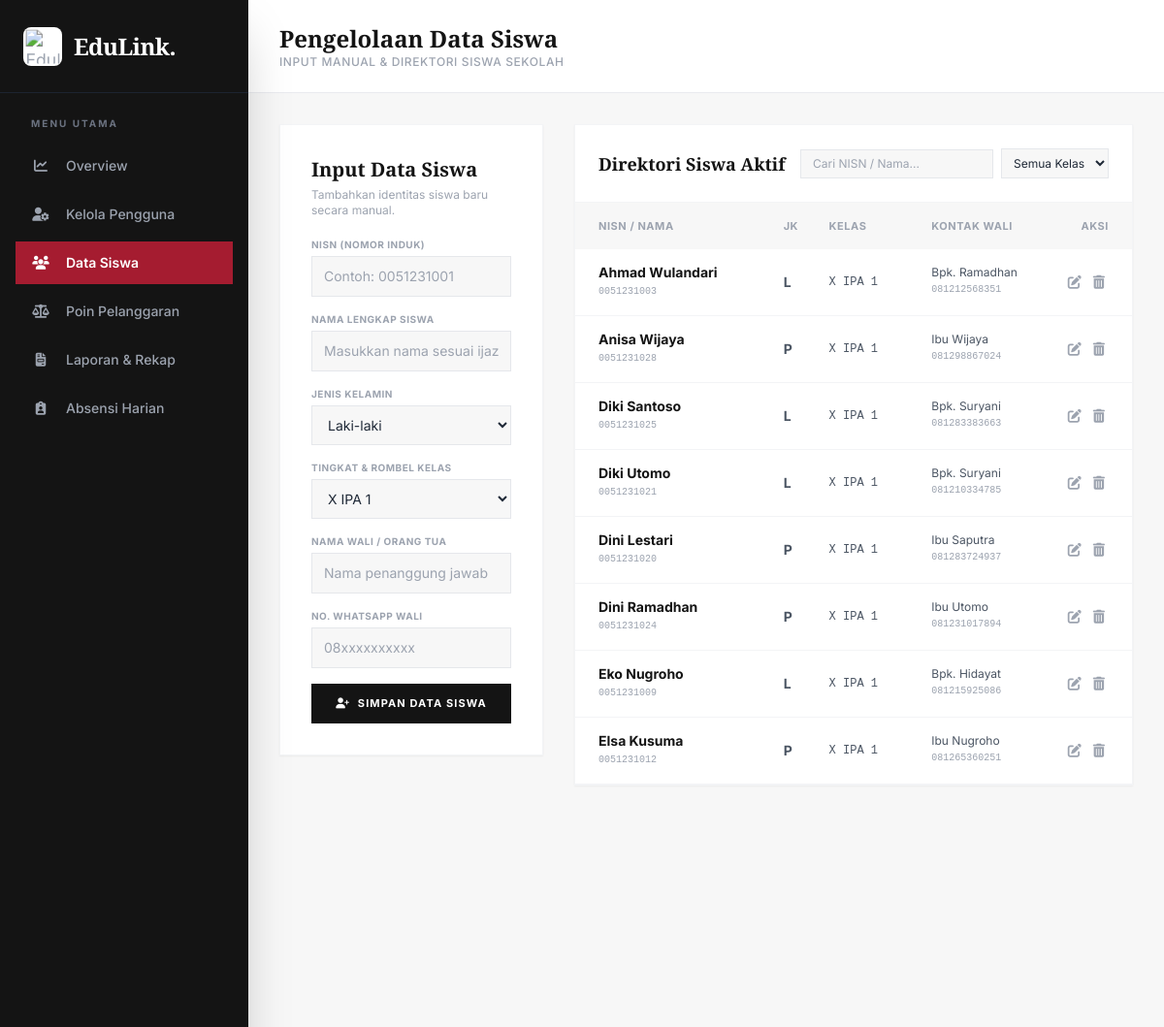
The page /siswa (signed in, upper part) on the database as committed earlier.
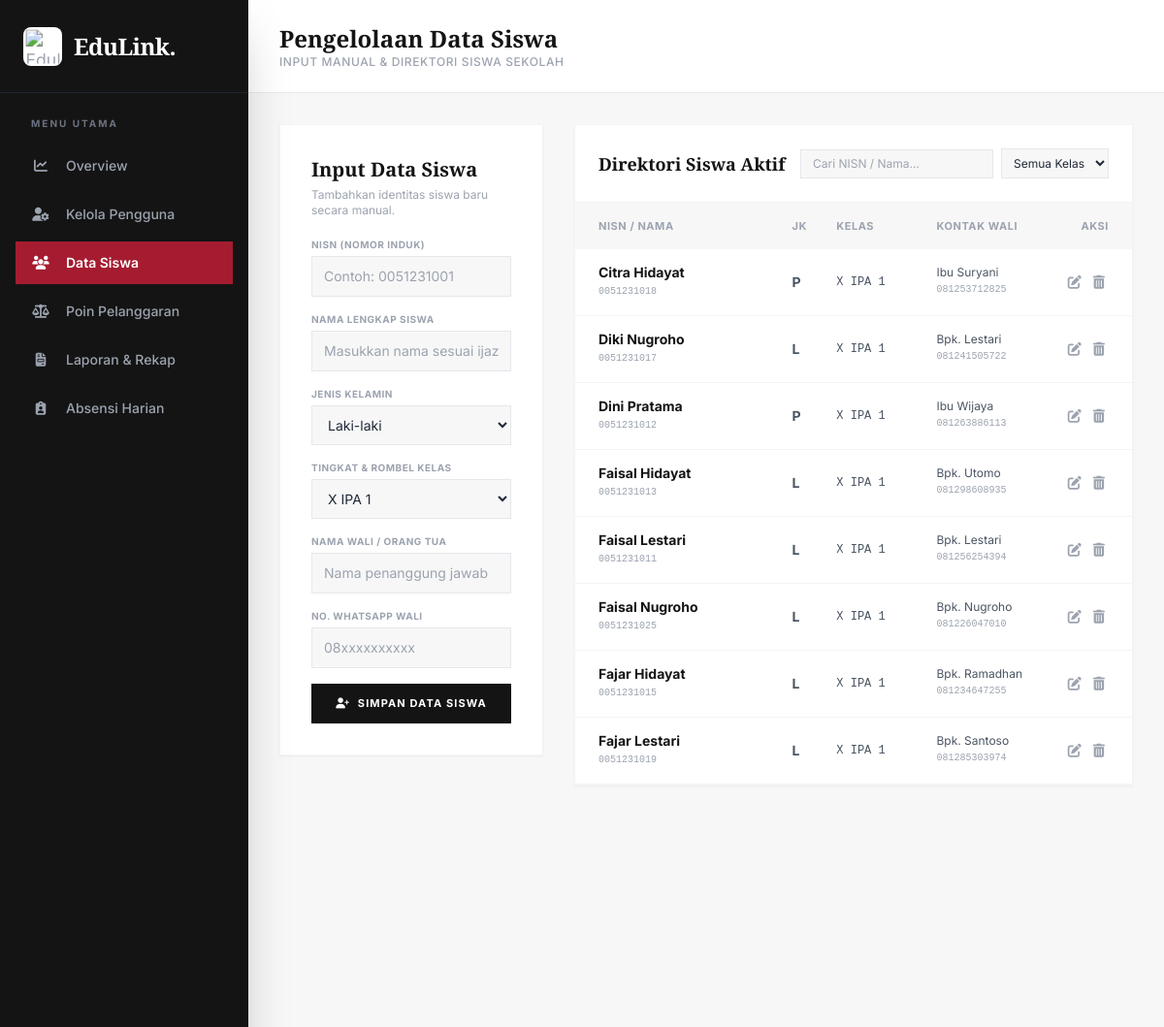
The same page on the database as committed later.
### tables this page shows
CREATE TABLE siswa (
            id INTEGER PRIMARY KEY AUTOINCREMENT,
            nisn TEXT UNIQUE NOT NULL,
            nama_siswa TEXT NOT NULL,
            jenis_kelamin TEXT NOT NULL,
            kelas TEXT NOT NULL,
            nama_wali TEXT NOT NULL,
            no_hp_wali TEXT NOT NULL
        );

### backend/app.py (the view)
@app.route('/siswa')
def siswa():
    if 'user_id' not in session:
        return redirect(url_for('login'))
    conn = get_db_connection()
    daftar_siswa = conn.execute("SELECT * FROM siswa ORDER BY kelas ASC, nama_siswa ASC").fetchall()
    conn.close()
    return render_template('dashboard/siswa.html', nama_user=session['nama'], siswa_list=daftar_siswa)

### backend/modules/database.py (called while the page is built)
def get_db_connection():
    conn = sqlite3.connect(DB_PATH)
    conn.row_factory = sqlite3.Row
    return conn

### frontend/templates/dashboard/siswa.html (shortened to what this page needs)
<!DOCTYPE html>
<html lang="id">
<head>
    <script src="https://cdn.tailwindcss.com"></script>
    <link rel="stylesheet" href="https://cdnjs.cloudflare.com/ajax/libs/font-awesome/6.4.0/css/all.min.css">
</head>
<body class="bg-eduPaper text-gray-800 font-sans h-screen flex overflow-hidden selection:bg-eduCrimson-600 selection:text-white">
    <aside id="sidebar" class="fixed lg:static top-0 left-0 h-full w-64 bg-eduDark-900 text-gray-400 flex flex-col shadow-2xl z-40 shrink-0 transform -translate-x-full lg:translate-x-0 transition-transform duration-300">
        <div class="h-20 lg:h-24 flex items-center justify-between px-6 border-b border-gray-800/80">
            <div class="flex items-center gap-3">
                <div class="w-10 h-10 rounded-lg bg-white p-1 flex items-center justify-center shrink-0 border-none shadow-none">
                    <img src="{{ url_for('static', filename='images/edulink-logo.webp') }}" alt="EduLink Logo" class="w-full h-full object-contain mix-blend-multiply scale-110">
                </div>
                <span class="text-2xl font-serif font-bold text-white tracking-tight">EduLink.</span>
            </div>
        </div>
        <nav class="flex-1 overflow-y-auto py-6 px-4 flex flex-col gap-1.5">
            <p class="px-4 text-[10px] font-bold text-gray-500 uppercase tracking-[0.2em] mb-2">Menu Utama</p>
            <a href="/dashboard" class="flex items-center gap-4 px-4 py-3 hover:bg-eduDark-800 hover:text-white transition"><i class="fa-solid fa-chart-line text-sm w-5 text-center"></i><span class="text-sm font-medium">Overview</span></a>
            <a href="/users" class="flex items-center gap-4 px-4 py-3 hover:bg-eduDark-800 hover:text-white transition"><i class="fa-solid fa-user-gear text-sm w-5 text-center"></i><span class="text-sm font-medium">Kelola Pengguna</span></a>
            <a href="/siswa" class="flex items-center gap-4 px-4 py-3 bg-eduCrimson-600 text-white transition"><i class="fa-solid fa-users text-sm w-5 text-center"></i><span class="text-sm font-semibold">Data Siswa</span></a>
            <a href="/poin" class="flex items-center gap-4 px-4 py-3 hover:bg-eduDark-800 hover:text-white transition"><i class="fa-solid fa-scale-balanced text-sm w-5 text-center"></i><span class="text-sm font-medium">Poin Pelanggaran</span></a>
            <a href="/laporan" class="flex items-center gap-4 px-4 py-3 hover:bg-eduDark-800 hover:text-white transition"><i class="fa-solid fa-file-invoice text-sm w-5 text-center"></i><span class="text-sm font-medium">Laporan & Rekap</span></a>
            <a href="/absensi" class="flex items-center gap-4 px-4 py-3 hover:bg-eduDark-800 hover:text-white transition"><i class="fa-solid fa-clipboard-user text-sm w-5 text-center"></i><span class="text-sm font-medium">Absensi Harian</span></a>
        </nav>
    </aside>
    <main class="flex-1 flex flex-col h-full relative z-10 min-w-0">
        <header class="h-20 lg:h-24 bg-white border-b border-gray-200/80 flex items-center justify-between px-4 sm:px-8 shrink-0">
            <div class="flex items-center gap-3">
                <div>
                    <h1 class="text-lg sm:text-2xl font-serif font-bold text-eduDark-900 leading-tight">Pengelolaan Data Siswa</h1>
                    <p class="text-[10px] sm:text-xs text-gray-400 font-medium uppercase tracking-wider hidden sm:block">Input Manual & Direktori Siswa Sekolah</p>
                </div>
            </div>
        </header>
        <div class="flex-1 overflow-y-auto p-4 sm:p-8 space-y-6 sm:space-y-8">
            <div class="grid grid-cols-1 lg:grid-cols-3 gap-6 sm:gap-8 items-start">
                <div class="bg-white p-5 sm:p-8 border border-gray-100 shadow-sm">
                    <h3 class="font-serif font-bold text-lg sm:text-xl text-eduDark-900 mb-1">Input Data Siswa</h3>
                    <p class="text-xs text-gray-400 mb-5">Tambahkan identitas siswa baru secara manual.</p>
                    <form action="#" method="POST" autocomplete="off" class="space-y-4">
                        <div>
                            <label class="text-[10px] font-bold text-gray-400 uppercase tracking-wider block mb-1">NISN (Nomor Induk)</label>
                            <input type="text" name="nisn" required placeholder="Contoh: 0051231001" class="w-full bg-eduPaper border border-gray-200 text-xs sm:text-sm py-2.5 px-3 focus:outline-none focus:border-eduCrimson-600">
                        </div>
                        <div>
                            <label class="text-[10px] font-bold text-gray-400 uppercase tracking-wider block mb-1">Nama Lengkap Siswa</label>
                            <input type="text" name="nama_siswa" required placeholder="Masukkan nama sesuai ijazah" class="w-full bg-eduPaper border border-gray-200 text-xs sm:text-sm py-2.5 px-3 focus:outline-none focus:border-eduCrimson-600">
                        </div>
                        <div>
                            <label class="text-[10px] font-bold text-gray-400 uppercase tracking-wider block mb-1">Jenis Kelamin</label>
                            <select name="jenis_kelamin" required class="w-full bg-eduPaper border border-gray-200 text-xs sm:text-sm py-2.5 px-3 focus:outline-none focus:border-eduCrimson-600">
                                <option value="L">Laki-laki</option>
                            </select>
                        </div>
                        <div>
                            <label class="text-[10px] font-bold text-gray-400 uppercase tracking-wider block mb-1">Tingkat & Rombel Kelas</label>
                            <select name="kelas" required class="w-full bg-eduPaper border border-gray-200 text-xs sm:text-sm py-2.5 px-3 focus:outline-none focus:border-eduCrimson-600">
                                <option value="X IPA 1">X IPA 1</option>
                            </select>
                        </div>
                        <div>
                            <label class="text-[10px] font-bold text-gray-400 uppercase tracking-wider block mb-1">Nama Wali / Orang Tua</label>
                            <input type="text" name="nama_wali" placeholder="Nama penanggung jawab" class="w-full bg-eduPaper border border-gray-200 text-xs sm:text-sm py-2.5 px-3 focus:outline-none focus:border-eduCrimson-600">
                        </div>
                        <div>
                            <label class="text-[10px] font-bold text-gray-400 uppercase tracking-wider block mb-1">No. WhatsApp Wali</label>
                            <input type="text" name="no_hp_wali" placeholder="08xxxxxxxxxx" class="w-full bg-eduPaper border border-gray-200 text-xs sm:text-sm py-2.5 px-3 focus:outline-none focus:border-eduCrimson-600">
                        </div>
                        <button type="submit" class="w-full bg-eduDark-900 hover:bg-eduCrimson-600 text-white font-bold py-3 transition text-[11px] uppercase tracking-widest mt-2">
                            <i class="fa-solid fa-user-plus mr-1"></i> Simpan Data Siswa
                        </button>
                    </form>
                </div>
                <div class="lg:col-span-2 bg-white border border-gray-100 shadow-sm">
                    <div class="p-4 sm:p-6 border-b border-gray-100 flex flex-wrap justify-between items-center gap-3">
                        <h3 class="font-serif font-bold text-base sm:text-lg text-eduDark-900">Direktori Siswa Aktif</h3>
                        <div class="flex items-center gap-2">
                            <input type="text" id="searchSiswa" onkeyup="filterTable()" placeholder="Cari NISN / Nama..." class="bg-eduPaper border border-gray-200 text-xs py-1.5 px-3 focus:outline-none">
                            <select id="selectKelasFilter" onchange="filterTable()" class="bg-eduPaper border border-gray-200 text-xs py-1.5 px-2 focus:outline-none">
                                <option value="">Semua Kelas</option>
                            </select>
                        </div>
                    </div>
                    <div class="overflow-x-auto max-h-[600px] overflow-y-auto">
                        <table class="w-full text-left text-xs sm:text-sm text-gray-600 min-w-[550px]">
                            <thead class="bg-eduPaper text-[10px] sm:text-[11px] uppercase font-bold text-gray-400 tracking-wider sticky top-0 bg-eduPaper z-10">
                                <tr>
                                    <th class="pl-6 py-3.5">NISN / Nama</th>
                                    <th class="px-3 py-3.5">JK</th>
                                    <th class="px-3 py-3.5">Kelas</th>
                                    <th class="px-3 py-3.5">Kontak Wali</th>
                                    <th class="pr-6 py-3.5 text-right">Aksi</th>
                                </tr>
                            </thead>
                            <tbody id="studentTableBody" class="divide-y divide-gray-100">
                                {% for s in siswa_list %}
                                <tr class="hover:bg-gray-50/80 student-row" data-kelas="{{ s.kelas }}">
                                    <td class="pl-6 py-3.5">
                                        <p class="font-bold text-eduDark-900 student-name">{{ s.nama_siswa }}</p>
                                        <p class="text-[10px] font-mono text-gray-400 student-nisn">{{ s.nisn }}</p>
                                    </td>
                                    <td class="px-3 py-3.5 font-bold">{{ s.jenis_kelamin }}</td>
                                    <td class="px-3 py-3.5 font-mono text-xs">{{ s.kelas }}</td>
                                    <td class="px-3 py-3.5">
                                        <p class="text-xs">{{ s.nama_wali }}</p>
                                        <p class="text-[10px] text-gray-400 font-mono">{{ s.no_hp_wali }}</p>
                                    </td>
                                    <td class="pr-6 py-3.5 text-right">
                                        <button class="p-1 text-gray-400 hover:text-eduCrimson-600"><i class="fa-solid fa-pen-to-square"></i></button>
                                        <button class="p-1 text-gray-400 hover:text-red-600"><i class="fa-solid fa-trash-can"></i></button>
                                    </td>
                                </tr>
                                {% else %}
                                <tr>
                                    <td colspan="5" class="text-center py-6 text-gray-400 italic">Belum ada data siswa tersimpan.</td>
                                </tr>
                                {% endfor %}
                            </tbody>
                        </table>
                    </div>
                </div>
            </div>
        </div>
    </main>
</body>
</html>

Rows that differ between the two databases and show on the page:
removed siswa: nama_siswa "Ahmad Wulandari", nisn "0051231003", jenis_kelamin "L", kelas "X IPA 1", nama_wali "Bpk. Ramadhan", no_hp_wali "081212568351"
removed siswa: nama_siswa "Anisa Wijaya", nisn "0051231028", jenis_kelamin "P", kelas "X IPA 1", nama_wali "Ibu Wijaya", no_hp_wali "081298867024"
removed siswa: nama_siswa "Diki Santoso", nisn "0051231025", jenis_kelamin "L", kelas "X IPA 1", nama_wali "Bpk. Suryani", no_hp_wali "081283383663"
removed siswa: nama_siswa "Diki Utomo", nisn "0051231021", jenis_kelamin "L", kelas "X IPA 1", nama_wali "Bpk. Suryani", no_hp_wali "081210334785"
removed siswa: nama_siswa "Dini Lestari", nisn "0051231020", jenis_kelamin "P", kelas "X IPA 1", nama_wali "Ibu Saputra", no_hp_wali "081283724937"
removed siswa: nama_siswa "Dini Ramadhan", nisn "0051231024", jenis_kelamin "P", kelas "X IPA 1", nama_wali "Ibu Utomo", no_hp_wali "081231017894"
removed siswa: nama_siswa "Eko Nugroho", nisn "0051231009", jenis_kelamin "L", kelas "X IPA 1", nama_wali "Bpk. Hidayat", no_hp_wali "081215925086"
removed siswa: nama_siswa "Elsa Kusuma", nisn "0051231012", jenis_kelamin "P", kelas "X IPA 1", nama_wali "Ibu Nugroho", no_hp_wali "081265360251"
added siswa: nama_siswa "Citra Hidayat", nisn "0051231018", jenis_kelamin "P", kelas "X IPA 1", nama_wali "Ibu Suryani", no_hp_wali "081253712825"
added siswa: nama_siswa "Diki Nugroho", nisn "0051231017", jenis_kelamin "L", kelas "X IPA 1", nama_wali "Bpk. Lestari", no_hp_wali "081241505722"
added siswa: nama_siswa "Dini Pratama", nisn "0051231012", jenis_kelamin "P", kelas "X IPA 1", nama_wali "Ibu Wijaya", no_hp_wali "081263886113"
added siswa: nama_siswa "Faisal Hidayat", nisn "0051231013", jenis_kelamin "L", kelas "X IPA 1", nama_wali "Bpk. Utomo", no_hp_wali "081298608935"
added siswa: nama_siswa "Faisal Lestari", nisn "0051231011", jenis_kelamin "L", kelas "X IPA 1", nama_wali "Bpk. Lestari", no_hp_wali "081256254394"
added siswa: nama_siswa "Faisal Nugroho", nisn "0051231025", jenis_kelamin "L", kelas "X IPA 1", nama_wali "Bpk. Nugroho", no_hp_wali "081226047010"
added siswa: nama_siswa "Fajar Hidayat", nisn "0051231015", jenis_kelamin "L", kelas "X IPA 1", nama_wali "Bpk. Ramadhan", no_hp_wali "081234647255"
added siswa: nama_siswa "Fajar Lestari", nisn "0051231019", jenis_kelamin "L", kelas "X IPA 1", nama_wali "Bpk. Santoso", no_hp_wali "081285303974"
